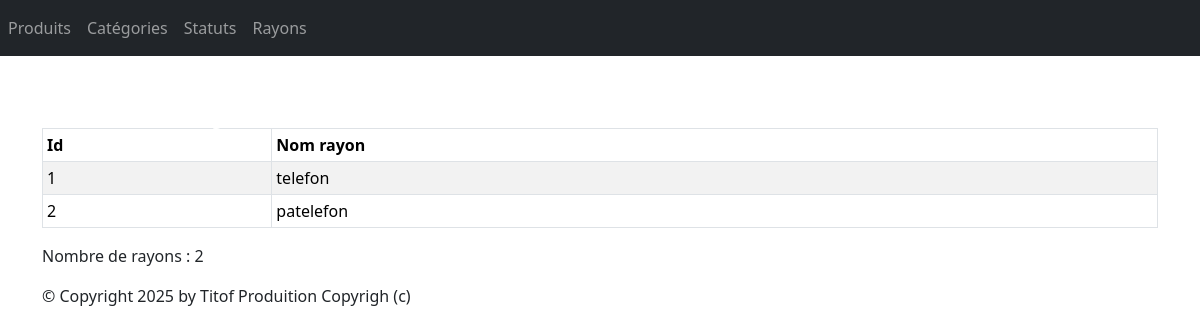
Page /monApp/rayons/ on the committed database.
### monApp/models.py (models this page shows)
class Rayon(models.Model):
    refRay = models.AutoField(primary_key=True)
    nomRay = models.CharField(max_length=100)
    def __str__(self):
        return self.nomRay

### monApp/views.py (the view)
# urls.py: path("rayons/", views.RayonListView.as_view(), name="lst_rayons"),
class RayonListView(ListView):
    model = models_module.Rayon
    template_name = "monApp/list_rayons.html"
    context_object_name = "rayons"
    def get_context_data(self, **kwargs):
        context = super().get_context_data(**kwargs)
        context['titremenu'] = "Liste des rayons"
        return context

### monApp/templates/monApp/list_rayons.html
{% extends 'monApp/base.html' %}
{% block menu %}
<h1 class="mb-0 text-white">Liste des rayons</h1>
{% endblock %}
{% block contenu %}
<table class="table table-striped table-hover table-bordered table-sm">
    <thead class="thead-light">
        <tr>
            <th>Id</th>
            <th>Nom rayon</th>
        </tr>
    </thead>
    <tbody>
    {% for r in rayons %}
        <tr>
            <td>{{ r.pk }}</td>
            <td>
                {% if r.nomRayon %}{{ r.nomRayon }}
                {% elif r.nom %}{{ r.nom }}
                {% else %}{{ r }}{% endif %}
            </td>
        </tr>
    {% endfor %}
    </tbody>
</table>
{% if not rayons %}
    <div class="alert alert-warning">Aucun rayon trouvé.</div>
{% else %}
    <p>Nombre de rayons : {{ rayons|length }}</p>
{% endif %}
{% endblock %}

### static/styles.css (style rules this page uses)
h1 { color: red }

### rows in the picture
Rayon: pk "1", nomRay "telefon"
Rayon: pk "2", nomRay "patelefon"

### other values in the picture
{{ rayons|length }} "2"
